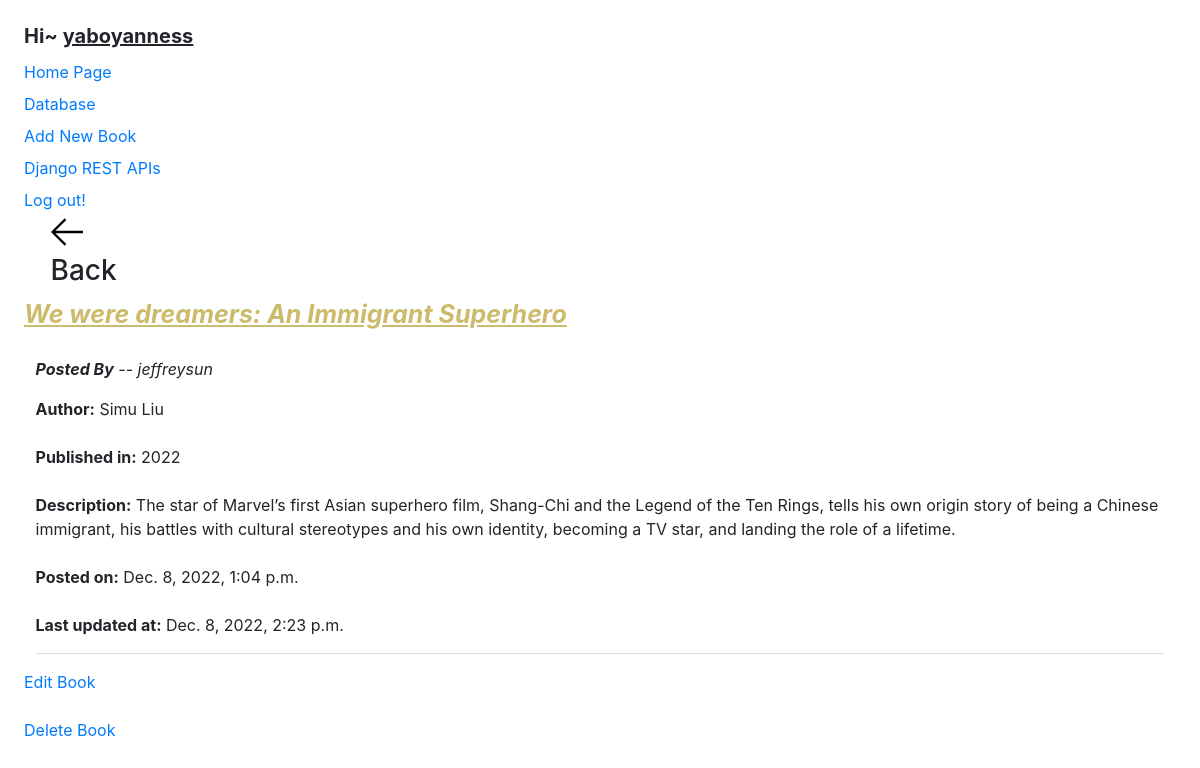
/2/ (signed in), run on an earlier commit of the app's database.
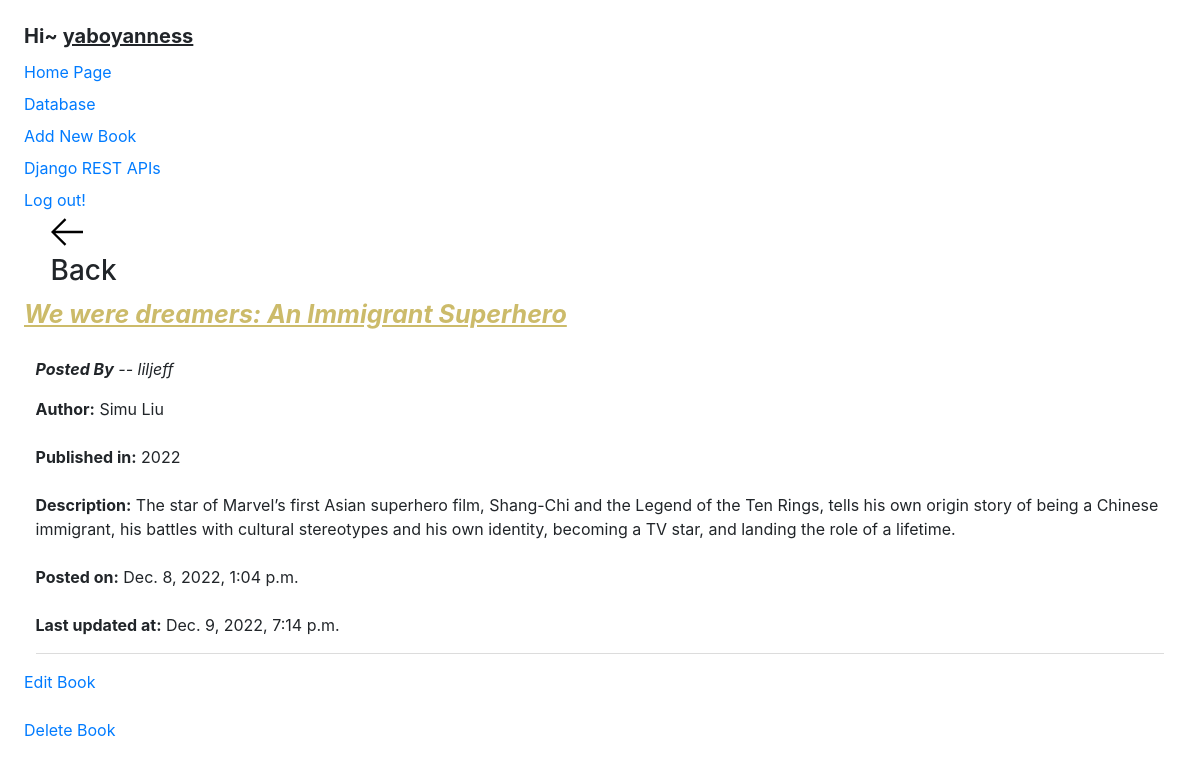
And on a later commit of the database.
### books/models.py (models this page shows, shortened)
class Book(models.Model):
    title = models.CharField(max_length=200)
    author = models.CharField(max_length=50)
    year = models.PositiveIntegerField(null=True)
    rating = models.FloatField(null=True, validators=[MaxValueValidator(10), MinValueValidator(1)])
    description = models.TextField(null=True, blank=True)
    created_by = models.DateTimeField(auto_now_add=True, editable=False)
    last_updated = models.DateTimeField(auto_now=True)
    posted_by = models.ForeignKey(User, on_delete=models.SET_NULL, null=True)

### books/views.py (the view)
# urls.py: path('<str:id>/', views.displayById, name="identifier"),
def displayById(request, id):
    b = Book.objects.get(id=id)
    return render(request, "books/byID.html", {"title": b.title, "item": b})

### books/templates/books/byID.html
{% extends 'books/home.html'%}
{% block content %}
<div class="container" style="margin-left: 1%; margin-right: 1%">
    <div class="layout__boxTitle">
        <a href="/">
            <svg version="1.1" xmlns="http://www.w3.org/2000/svg" width="32" height="32"
                 viewBox="0 0 32 32">
                <title>arrow-left</title>
                <path d="M13.723 2.286l-13.723 13.714 13.719 13.714 1.616-1.611-10.96-10.96h27.625v-2.286h-27.625l10.965-10.965-1.616-1.607z"></path>
            </svg>
        </a>
        <h3>Back</h3>
    </div>
</div>
<u style="font-style: oblique; color: black; font-size: 25px; font-weight: bold; color: #ccbb6a">{{ item.title }}</u>
<br>
<br>
<div style="margin-left: 1%; margin-right: 1%">
    <P style="font-style: italic"><b>Posted By</b> -- {{ item.posted_by }}</P>
    <ul>
        <li><b>Author:</b> {{ item.author }}</li>
        <br>
        <li><b>Published in:</b> {{ item.year }}</li>
        <br>
        <li><b>Description:</b> {{ item.description }}</li>
        <br>
        <li><b>Posted on:</b> {{ item.created_by }}</li>
        <br>
        <li><b>Last updated at:</b> {{ item.last_updated }}</li>
    </ul>
    <hr>
</div>
<a href="/edit_book/{{ item.id }}">Edit Book</a>
<br>
<br>
<a href="/delete_book/{{ item.id }}">Delete Book</a>
<br>
<br>
{% endblock %}

What changed in the data, as far as the page shows it:
changed Book "We were dreamers: An Immigrant Superhero": posted_by "jeffreysun" → "liljeff"; last_updated "Dec. 8, 2022, 2:23 p.m." → "Dec. 9, 2022, 7:14 p.m."
